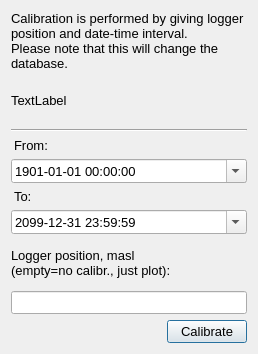
<?xml version="1.0" encoding="UTF-8"?>
<ui version="4.0">
 <class>Dialog</class>
 <widget class="QDialog" name="Dialog">
  <property name="windowModality">
   <enum>Qt::WindowModal</enum>
  </property>
  <property name="enabled">
   <bool>true</bool>
  </property>
  <property name="geometry">
   <rect>
    <x>0</x>
    <y>0</y>
    <width>258</width>
    <height>354</height>
   </rect>
  </property>
  <property name="sizePolicy">
   <sizepolicy hsizetype="Preferred" vsizetype="Preferred">
    <horstretch>0</horstretch>
    <verstretch>0</verstretch>
   </sizepolicy>
  </property>
  <property name="minimumSize">
   <size>
    <width>170</width>
    <height>315</height>
   </size>
  </property>
  <property name="maximumSize">
   <size>
    <width>300</width>
    <height>500</height>
   </size>
  </property>
  <property name="windowTitle">
   <string>Dialog</string>
  </property>
  <property name="modal">
   <bool>true</bool>
  </property>
  <layout class="QGridLayout" name="gridLayout_2">
   <item row="0" column="0">
    <layout class="QGridLayout" name="gridLayout">
     <item row="0" column="0" colspan="2">
      <widget class="QLabel" name="label">
       <property name="font">
        <font>
         <family>Arial</family>
         <pointsize>10</pointsize>
        </font>
       </property>
       <property name="text">
        <string>Calibration is performed by giving logger position and date-time interval.
Please note that this will change the database.</string>
       </property>
       <property name="wordWrap">
        <bool>true</bool>
       </property>
      </widget>
     </item>
     <item row="1" column="0" colspan="2">
      <widget class="QLabel" name="INFO">
       <property name="sizePolicy">
        <sizepolicy hsizetype="Preferred" vsizetype="Preferred">
         <horstretch>0</horstretch>
         <verstretch>0</verstretch>
        </sizepolicy>
       </property>
       <property name="font">
        <font>
         <family>Arial</family>
         <pointsize>10</pointsize>
        </font>
       </property>
       <property name="text">
        <string>TextLabel</string>
       </property>
       <property name="wordWrap">
        <bool>true</bool>
       </property>
      </widget>
     </item>
     <item row="2" column="0" colspan="2">
      <widget class="Line" name="line">
       <property name="sizePolicy">
        <sizepolicy hsizetype="MinimumExpanding" vsizetype="Fixed">
         <horstretch>0</horstretch>
         <verstretch>0</verstretch>
        </sizepolicy>
       </property>
       <property name="font">
        <font>
         <family>Arial</family>
         <pointsize>10</pointsize>
        </font>
       </property>
       <property name="orientation">
        <enum>Qt::Horizontal</enum>
       </property>
      </widget>
     </item>
     <item row="3" column="0">
      <widget class="QLabel" name="label_2">
       <property name="sizePolicy">
        <sizepolicy hsizetype="MinimumExpanding" vsizetype="Fixed">
         <horstretch>0</horstretch>
         <verstretch>0</verstretch>
        </sizepolicy>
       </property>
       <property name="font">
        <font>
         <family>Arial</family>
         <pointsize>10</pointsize>
        </font>
       </property>
       <property name="text">
        <string>From:</string>
       </property>
       <property name="alignment">
        <set>Qt::AlignLeading|Qt::AlignLeft|Qt::AlignVCenter</set>
       </property>
       <property name="indent">
        <number>3</number>
       </property>
      </widget>
     </item>
     <item row="4" column="0" colspan="2">
      <widget class="QDateTimeEdit" name="FromDateTime">
       <property name="sizePolicy">
        <sizepolicy hsizetype="MinimumExpanding" vsizetype="Fixed">
         <horstretch>0</horstretch>
         <verstretch>0</verstretch>
        </sizepolicy>
       </property>
       <property name="minimumSize">
        <size>
         <width>0</width>
         <height>0</height>
        </size>
       </property>
       <property name="font">
        <font>
         <family>Arial</family>
         <pointsize>10</pointsize>
        </font>
       </property>
       <property name="wrapping">
        <bool>false</bool>
       </property>
       <property name="frame">
        <bool>true</bool>
       </property>
       <property name="specialValueText">
        <string/>
       </property>
       <property name="keyboardTracking">
        <bool>true</bool>
       </property>
       <property name="dateTime">
        <datetime>
         <hour>0</hour>
         <minute>0</minute>
         <second>0</second>
         <year>1901</year>
         <month>1</month>
         <day>1</day>
        </datetime>
       </property>
       <property name="displayFormat">
        <string>yyyy-MM-dd HH:mm:ss</string>
       </property>
       <property name="calendarPopup">
        <bool>true</bool>
       </property>
      </widget>
     </item>
     <item row="5" column="0">
      <widget class="QLabel" name="label_3">
       <property name="sizePolicy">
        <sizepolicy hsizetype="MinimumExpanding" vsizetype="Fixed">
         <horstretch>0</horstretch>
         <verstretch>0</verstretch>
        </sizepolicy>
       </property>
       <property name="font">
        <font>
         <family>Arial</family>
         <pointsize>10</pointsize>
        </font>
       </property>
       <property name="text">
        <string>To:</string>
       </property>
       <property name="alignment">
        <set>Qt::AlignLeading|Qt::AlignLeft|Qt::AlignVCenter</set>
       </property>
       <property name="indent">
        <number>3</number>
       </property>
      </widget>
     </item>
     <item row="6" column="0" colspan="2">
      <widget class="QDateTimeEdit" name="ToDateTime">
       <property name="sizePolicy">
        <sizepolicy hsizetype="MinimumExpanding" vsizetype="Fixed">
         <horstretch>0</horstretch>
         <verstretch>0</verstretch>
        </sizepolicy>
       </property>
       <property name="minimumSize">
        <size>
         <width>0</width>
         <height>0</height>
        </size>
       </property>
       <property name="font">
        <font>
         <family>Arial</family>
         <pointsize>10</pointsize>
        </font>
       </property>
       <property name="wrapping">
        <bool>false</bool>
       </property>
       <property name="frame">
        <bool>true</bool>
       </property>
       <property name="specialValueText">
        <string/>
       </property>
       <property name="keyboardTracking">
        <bool>true</bool>
       </property>
       <property name="dateTime">
        <datetime>
         <hour>23</hour>
         <minute>59</minute>
         <second>59</second>
         <year>2099</year>
         <month>12</month>
         <day>31</day>
        </datetime>
       </property>
       <property name="displayFormat">
        <string>yyyy-MM-dd HH:mm:ss</string>
       </property>
       <property name="calendarPopup">
        <bool>true</bool>
       </property>
      </widget>
     </item>
     <item row="7" column="0" colspan="2">
      <widget class="QLabel" name="label_4">
       <property name="font">
        <font>
         <family>Arial</family>
         <pointsize>10</pointsize>
        </font>
       </property>
       <property name="text">
        <string>Logger position, masl
(empty=no calibr., just plot):</string>
       </property>
       <property name="wordWrap">
        <bool>true</bool>
       </property>
      </widget>
     </item>
     <item row="8" column="0" colspan="2">
      <widget class="QLineEdit" name="LoggerPos">
       <property name="sizePolicy">
        <sizepolicy hsizetype="MinimumExpanding" vsizetype="Fixed">
         <horstretch>0</horstretch>
         <verstretch>0</verstretch>
        </sizepolicy>
       </property>
       <property name="minimumSize">
        <size>
         <width>0</width>
         <height>0</height>
        </size>
       </property>
       <property name="font">
        <font>
         <family>Arial</family>
         <pointsize>10</pointsize>
        </font>
       </property>
       <property name="inputMethodHints">
        <set>Qt::ImhPreferNumbers</set>
       </property>
      </widget>
     </item>
     <item row="9" column="1">
      <widget class="QPushButton" name="pushButton">
       <property name="sizePolicy">
        <sizepolicy hsizetype="Preferred" vsizetype="Fixed">
         <horstretch>0</horstretch>
         <verstretch>0</verstretch>
        </sizepolicy>
       </property>
       <property name="font">
        <font>
         <family>Arial</family>
         <pointsize>10</pointsize>
        </font>
       </property>
       <property name="text">
        <string>Calibrate</string>
       </property>
      </widget>
     </item>
    </layout>
   </item>
  </layout>
 </widget>
 <resources/>
 <connections/>
</ui>
